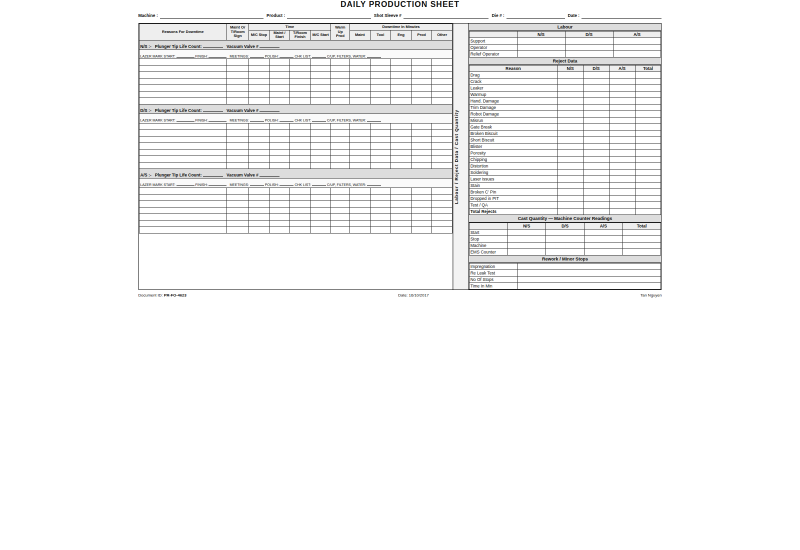
#> input picture backend/ocr/templates/daily_production_sheet_blank.png, 1600 x 1100 px (shown at 1/2 size)
$ python -i deskew.py   (imports and definitions only)
#> lines starting #> are read from the running program, lines starting #| are printed output that depends on the picture
#> further down, picture is the input picture: PIL image 1600x1100 RGB; mean R, G, B 246.4, 246.4, 246.4
#!/usr/bin/env python3
"""Deskew a scanned form image using horizontal-line projection (stdlib + Pillow).

Finds the rotation in a small angle range that maximises variance of the
horizontal ink projection — strong for ruled forms like PR-FO-4623.
"""

from __future__ import annotations

import math
from pathlib import Path

from PIL import Image, ImageOps, ImageFilter


def _projection_score(img: Image.Image) -> float:
    """Higher = sharper horizontal line structure."""
    g = ImageOps.grayscale(img)
    # Emphasize dark rulings
    bw = g.point(lambda p: 255 if p < 140 else 0)
    w, h = bw.size
    # Row ink sums
    px = bw.load()
    row_sums = []
    for y in range(h):
        s = 0
        for x in range(0, w, 2):  # stride for speed
            s += 1 if px[x, y] > 0 else 0
        row_sums.append(s)
    if not row_sums:
        return 0.0
    mean = sum(row_sums) / len(row_sums)
    var = sum((v - mean) ** 2 for v in row_sums) / len(row_sums)
    return var


def estimate_skew_degrees(
    img: Image.Image,
    max_angle: float = 4.0,
    step: float = 0.25,
) -> float:
    """Return best deskew angle in degrees (positive = CCW)."""
#> called with max_angle = 4, step = 0.25
    # Work on a small preview for speed
    preview = img.copy()
    preview.thumbnail((900, 900), Image.Resampling.BILINEAR)
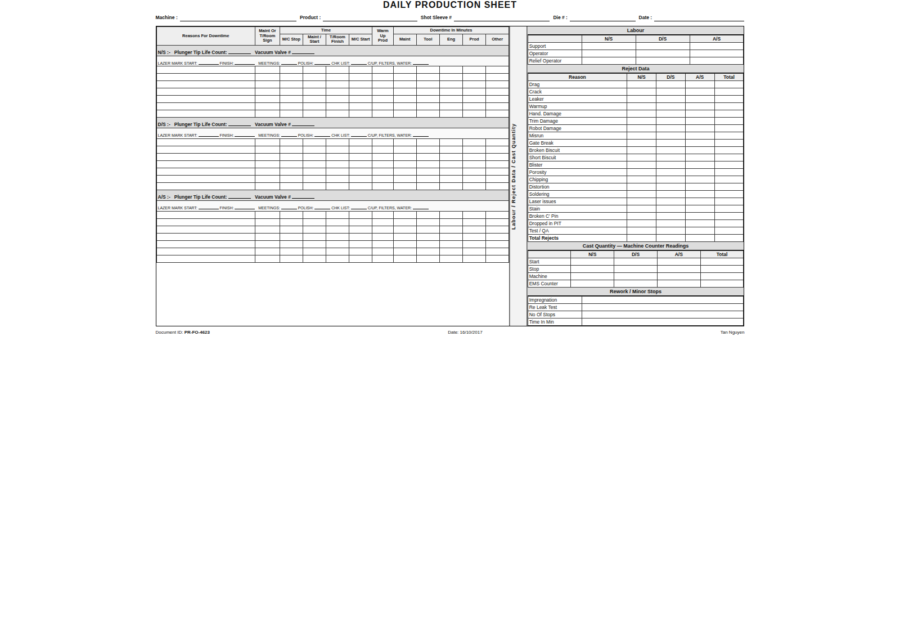
#> preview: PIL image 900x619 RGB; mean R, G, B 246.4, 246.4, 246.4
    preview = ImageOps.autocontrast(preview.filter(ImageFilter.FIND_EDGES))
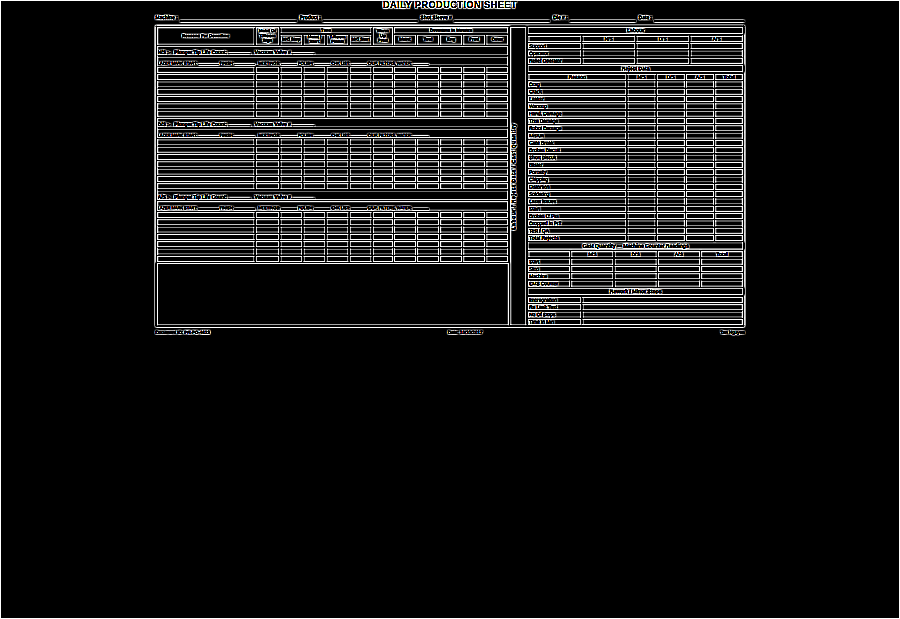
#> preview: PIL image 900x619 RGB; mean R, G, B 21.3, 21.3, 21.3

    best_angle = 0.0
    best_score = -1.0
    angle = -max_angle
    while angle <= max_angle + 1e-9:
        rotated = preview.rotate(angle, resample=Image.Resampling.BILINEAR, expand=False, fillcolor=255)
        score = _projection_score(rotated)
        if score > best_score:
            best_score = score
            best_angle = angle
        angle = round(angle + step, 4)
#> this loop made 33 passes
#> (score, best_score) on passes 1, 2, 3, 4, 6, 7, 8, 9, 10, 11, 12, 13: (607.8, 607.8), (614.9, 614.9), (621.7, 621.7), (631.1, 631.1), (631.9, 631.9), (651.6, 651.6), (674, 674), (677.8, 677.8), (704.4, 704.4), (732, 732), (792.8, 792.8), (846.7, 846.7)
#> score on passes 5, 18, 19, 20, 21, 22: 622.8, 1675.4, 1141.6, 882.7, 840.5, 831.5
#> pass 1, in estimate_skew_degrees, `rotated = preview.rotate(angle, resample=Image.Resampling.BILINEAR, ex..`:
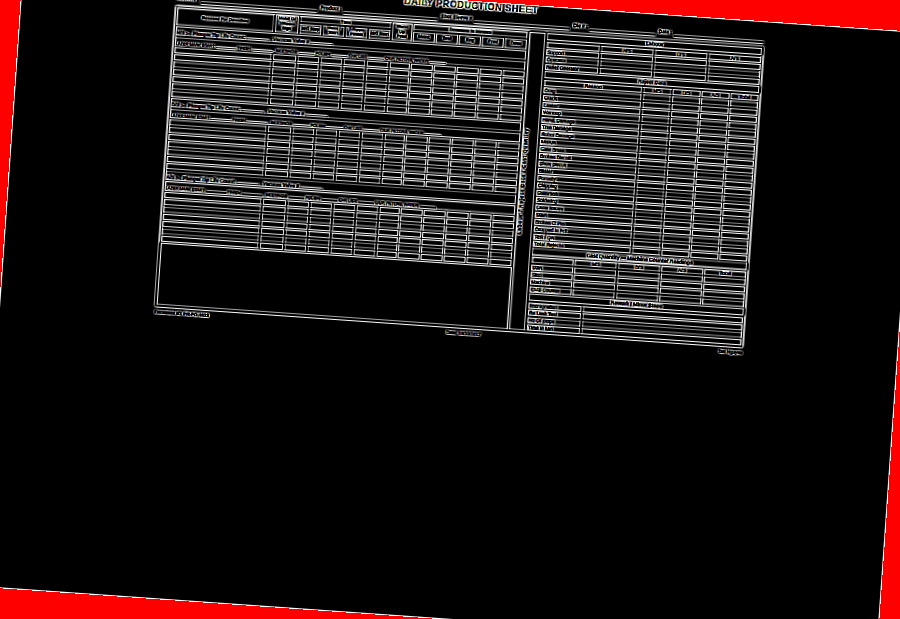
#> rotated: PIL image 900x619 RGB; mean R, G, B 29.4, 20.5, 20.5
#> pass 1, in _projection_score, `g = ImageOps.grayscale(img)`:
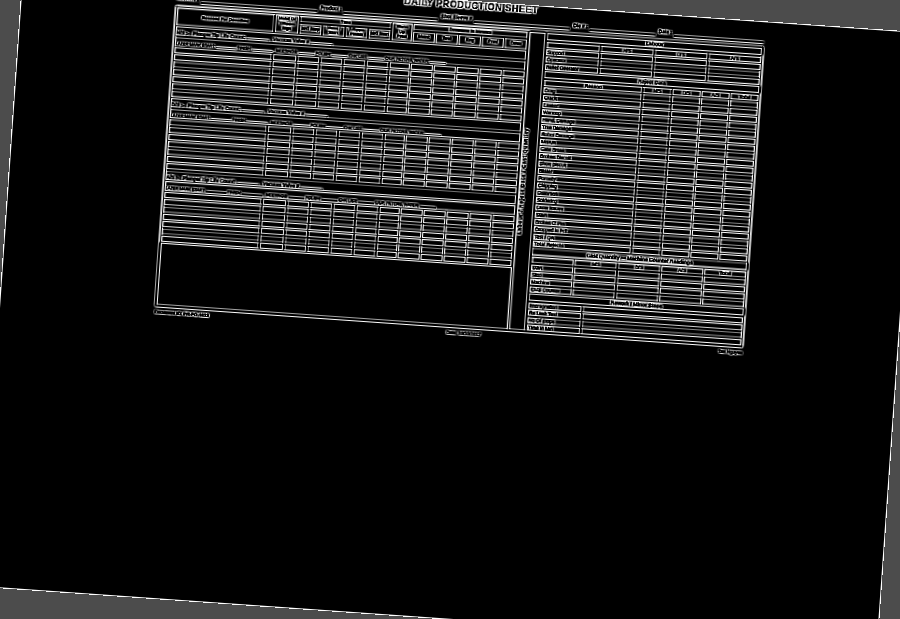
#> g: PIL image 900x619 L; min 0, max 255, mean 23.1
#> pass 1, in _projection_score, `bw = g.point(lambda p: 255 if p < 140 else 0)`:
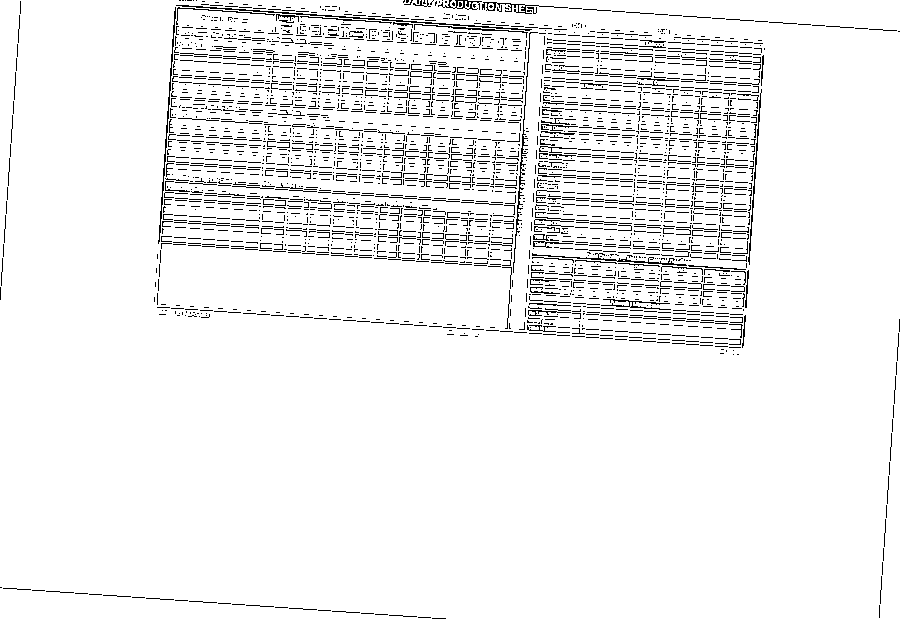
#> bw: PIL image 900x619 L; 94.1% white; black in thin lines or dots
#> pass 2, in estimate_skew_degrees, `rotated = preview.rotate(angle, resample=Image.Resampling.BILINEAR, ex..`:
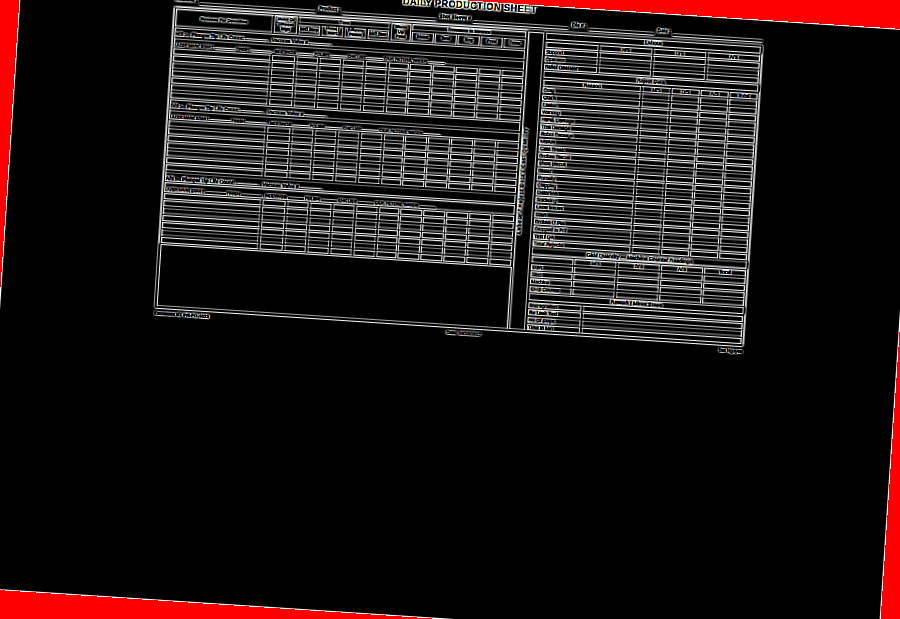
#> rotated: PIL image 900x619 RGB; mean R, G, B 28.9, 20.5, 20.5
#> after the loop:
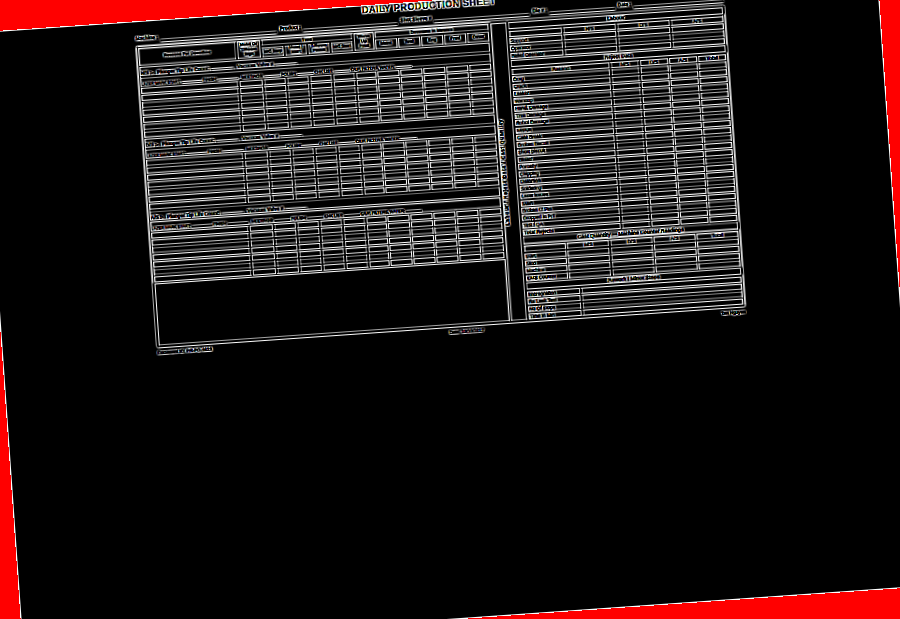
#> rotated: PIL image 900x619 RGB; mean R, G, B 29.4, 20.5, 20.5
#> after the loop, best_angle = 0; best_score = 5002.7
    return best_angle


def deskew_image(img: Image.Image, max_angle: float = 4.0) -> tuple[Image.Image, float]:
    """Return (deskewed_image, angle_degrees_applied).

    ``estimate_skew_degrees`` returns the PIL CCW angle that maximises horizontal
    line score on a preview; apply the same angle to the full image.
    """
    angle = estimate_skew_degrees(img, max_angle=max_angle)
#> angle = 0
    if abs(angle) < 0.05:
        return img.copy(), 0.0
    out = img.rotate(
        angle, resample=Image.Resampling.BICUBIC, expand=True, fillcolor="white"
    )
    return out, angle


def render_pdf_page(pdf_path: Path, dpi: int = 200) -> Image.Image:
    """Render first PDF page via pdftoppm (poppler)."""
    import subprocess
    import tempfile

    with tempfile.TemporaryDirectory() as td:
        out_prefix = Path(td) / "page"
        subprocess.run(
            ["pdftoppm", "-png", "-r", str(dpi), "-f", "1", "-l", "1", str(pdf_path), str(out_prefix)],
            check=True,
        )
        pages = sorted(Path(td).glob("page*.png"))
        if not pages:
            raise RuntimeError(f"pdftoppm produced no pages for {pdf_path}")
        return Image.open(pages[0]).convert("RGB")


def deskew_pdf_to_png(pdf_path: Path, out_png: Path, dpi: int = 200) -> dict:
    img = render_pdf_page(pdf_path, dpi=dpi)
    deskewed, angle = deskew_image(img)
    out_png.parent.mkdir(parents=True, exist_ok=True)
    deskewed.save(out_png, format="PNG")
    return {
        "source_pdf": str(pdf_path),
        "output_png": str(out_png),
        "dpi": dpi,
        "skew_degrees_applied": angle,
        "input_size": list(img.size),
        "output_size": list(deskewed.size),
    }


# [11 lines not run here, left out]

>>> from PIL import Image
>>> picture = Image.open('../templates/daily_production_sheet_blank.png')
>>> result = deskew_image(picture)
